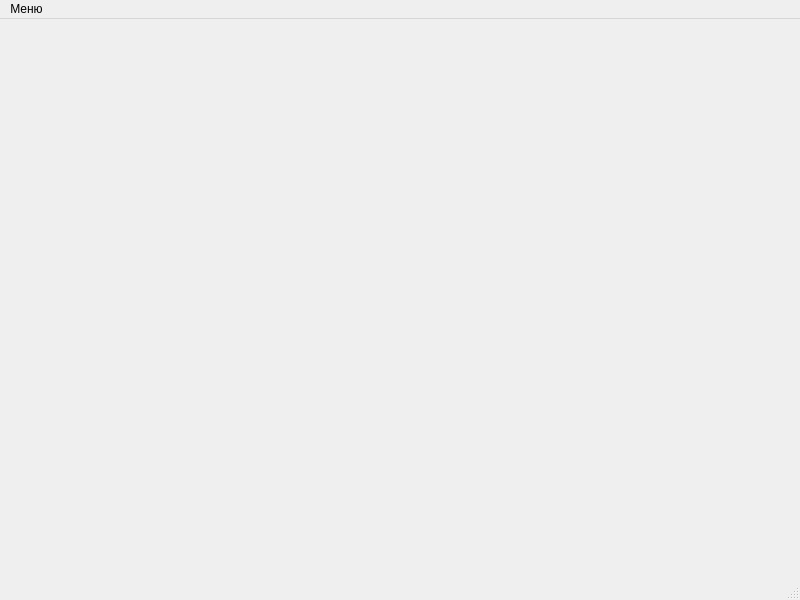
<?xml version="1.0" encoding="UTF-8"?>
<ui version="4.0">
 <class>GameWindow</class>
 <widget class="QMainWindow" name="GameWindow">
  <property name="geometry">
   <rect>
    <x>0</x>
    <y>0</y>
    <width>800</width>
    <height>600</height>
   </rect>
  </property>
  <property name="windowTitle">
   <string>MainWindow</string>
  </property>
  <widget class="QWidget" name="centralwidget"/>
  <widget class="QStatusBar" name="statusbar"/>
  <widget class="QMenuBar" name="menubar">
   <property name="geometry">
    <rect>
     <x>0</x>
     <y>0</y>
     <width>800</width>
     <height>26</height>
    </rect>
   </property>
   <widget class="QMenu" name="menu">
    <property name="title">
     <string>Меню</string>
    </property>
    <addaction name="CloseEnd"/>
   </widget>
   <addaction name="menu"/>
  </widget>
  <action name="CloseEnd">
   <property name="text">
    <string>Закрити гру</string>
   </property>
  </action>
 </widget>
 <resources/>
 <connections/>
</ui>
